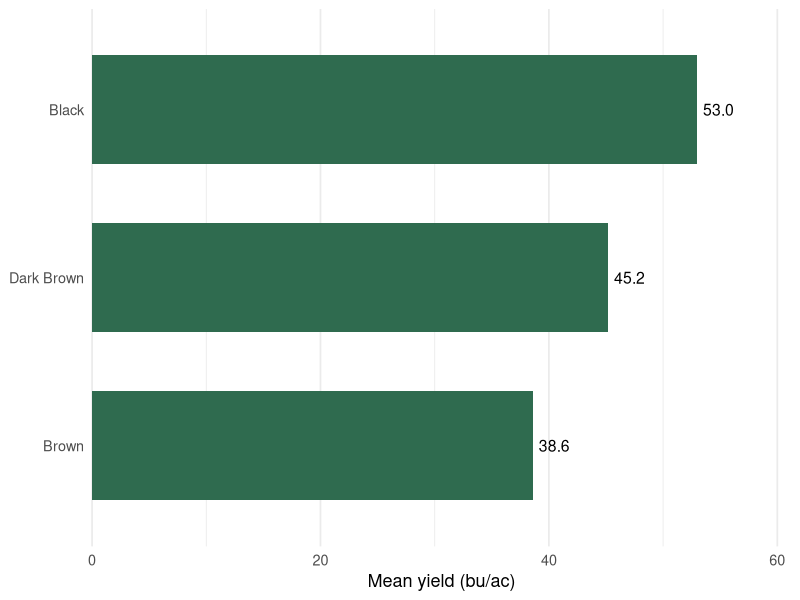

R code for this plot:
## ---- chunk 1
#| label: setup
#| include: false
#| eval: true
library(tidyverse)

wheat <- read_csv("practice/data/sask_wheat_2025.csv", show_col_types = FALSE)
wheat_summary <- wheat |>
  group_by(soil_zone) |>
  summarise(
    Records = n(),
    `Missing yield` = sum(is.na(yield_bu_ac)),
    `Mean yield (bu/ac)` = mean(yield_bu_ac, na.rm = TRUE),
    .groups = "drop"
  )
## ---- chunk 2
#| label: tbl-wheat-summary
#| tbl-cap: "Wheat yield records and mean yield by soil zone, Saskatchewan synthetic field data, 2025."
#| echo: false
#| eval: true
#| results: asis
print(wheat_summary |>
  mutate(`Mean yield (bu/ac)` = round(`Mean yield (bu/ac)`, 1)) |>
  knitr::kable(align = c("l", "r", "r", "r")))
## ---- chunk 3
#| label: fig-report-example
#| fig-cap: "Mean wheat yield by soil zone, Saskatchewan synthetic field data, 2025. Yields are in bushels per acre; four records with missing yield are excluded."
#| fig-alt: "Bar chart of mean wheat yield: Black 53.0, Dark Brown 45.2 and Brown 38.6 bushels per acre."
#| echo: false
#| eval: true
#| fig-width: 7
#| fig-height: 4.2
print(wheat_summary |>
  ggplot(aes(x = reorder(soil_zone, `Mean yield (bu/ac)`),
             y = `Mean yield (bu/ac)`)) +
  geom_col(fill = "#2f6b4f", width = 0.65) +
  geom_text(aes(label = sprintf("%.1f", `Mean yield (bu/ac)`)),
            hjust = -0.2, size = 4) +
  coord_flip(clip = "off") +
  scale_y_continuous(limits = c(0, 60), expand = expansion(mult = c(0, 0.02))) +
  labs(x = NULL, y = "Mean yield (bu/ac)") +
  theme_minimal(base_size = 13) +
  theme(panel.grid.major.y = element_blank()))
